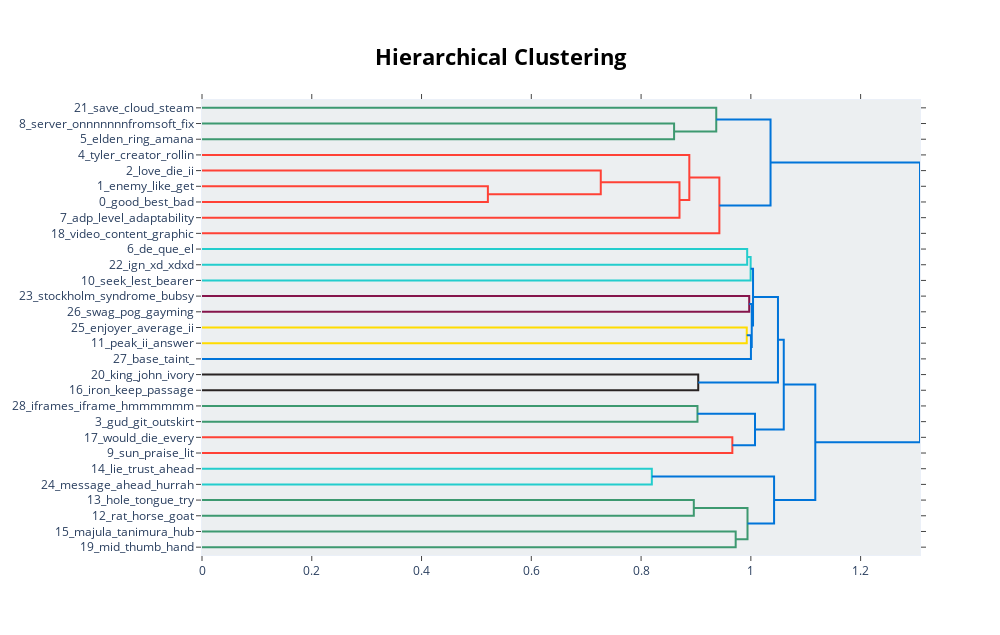

The cell this chart's notebook holds for it:
### Code cell
topic_model.visualize_hierarchy()

### Figure 1 — Plotly figure (JSON) as saved in the notebook; plotly's stock layout.template omitted (floating-point values rounded to 4 significant figures)
{"data": [{"hoverinfo": "text", "marker": {"color": "rgb(61,153,112)"}, "mode": "lines", "type": "scatter", "x": [0, 0.8601, 0.8601, 0], "xaxis": "x", "y": [-15, -15, -25, -25], "yaxis": "y"}, {"hoverinfo": "text", "marker": {"color": "rgb(61,153,112)"}, "mode": "lines", "type": "scatter", "x": [0, 0.937, 0.937, 0.8601], "xaxis": "x", "y": [-5, -5, -20, -20], "yaxis": "y"}, {"hoverinfo": "text", "marker": {"color": "rgb(255,65,54)"}, "mode": "lines", "type": "scatter", "x": [0, 0.5209, 0.5209, 0], "xaxis": "x", "y": [-55, -55, -65, -65], "yaxis": "y"}, {"hoverinfo": "text", "marker": {"color": "rgb(255,65,54)"}, "mode": "lines", "type": "scatter", "x": [0, 0.7266, 0.7266, 0.5209], "xaxis": "x", "y": [-45, -45, -60, -60], "yaxis": "y"}, {"hoverinfo": "text", "marker": {"color": "rgb(255,65,54)"}, "mode": "lines", "type": "scatter", "x": [0.7266, 0.87, 0.87, 0], "xaxis": "x", "y": [-52.5, -52.5, -75, -75], "yaxis": "y"}, {"hoverinfo": "text", "marker": {"color": "rgb(255,65,54)"}, "mode": "lines", "type": "scatter", "x": [0, 0.8879, 0.8879, 0.87], "xaxis": "x", "y": [-35, -35, -63.75, -63.75], "yaxis": "y"}, {"hoverinfo": "text", "marker": {"color": "rgb(255,65,54)"}, "mode": "lines", "type": "scatter", "x": [0.8879, 0.9426, 0.9426, 0], "xaxis": "x", "y": [-49.38, -49.38, -85, -85], "yaxis": "y"}, {"hoverinfo": "text", "marker": {"color": "rgb(0,116,217)"}, "mode": "lines", "type": "scatter", "x": [0.937, 1.036, 1.036, 0.9426], "xaxis": "x", "y": [-12.5, -12.5, -67.19, -67.19], "yaxis": "y"}, {"hoverinfo": "text", "marker": {"color": "rgb(35,205,205)"}, "mode": "lines", "type": "scatter", "x": [0, 0.9933, 0.9933, 0], "xaxis": "x", "y": [-95, -95, -105, -105], "yaxis": "y"}, {"hoverinfo": "text", "marker": {"color": "rgb(35,205,205)"}, "mode": "lines", "type": "scatter", "x": [0.9933, 0.9996, 0.9996, 0], "xaxis": "x", "y": [-100, -100, -115, -115], "yaxis": "y"}, {"hoverinfo": "text", "marker": {"color": "rgb(133,20,75)"}, "mode": "lines", "type": "scatter", "x": [0, 0.997, 0.997, 0], "xaxis": "x", "y": [-125, -125, -135, -135], "yaxis": "y"}, {"hoverinfo": "text", "marker": {"color": "rgb(255,220,0)"}, "mode": "lines", "type": "scatter", "x": [0, 0.9925, 0.9925, 0], "xaxis": "x", "y": [-145, -145, -155, -155], "yaxis": "y"}, {"hoverinfo": "text", "marker": {"color": "rgb(0,116,217)"}, "mode": "lines", "type": "scatter", "x": [0.9925, 1.0, 1.0, 0], "xaxis": "x", "y": [-150, -150, -165, -165], "yaxis": "y"}, {"hoverinfo": "text", "marker": {"color": "rgb(0,116,217)"}, "mode": "lines", "type": "scatter", "x": [0.997, 1.002, 1.002, 1.0], "xaxis": "x", "y": [-130, -130, -157.5, -157.5], "yaxis": "y"}, {"hoverinfo": "text", "marker": {"color": "rgb(0,116,217)"}, "mode": "lines", "type": "scatter", "x": [0.9996, 1.004, 1.004, 1.002], "xaxis": "x", "y": [-107.5, -107.5, -143.8, -143.8], "yaxis": "y"}, {"hoverinfo": "text", "marker": {"color": "rgb(40,35,35)"}, "mode": "lines", "type": "scatter", "x": [0, 0.9041, 0.9041, 0], "xaxis": "x", "y": [-175, -175, -185, -185], "yaxis": "y"}, {"hoverinfo": "text", "marker": {"color": "rgb(0,116,217)"}, "mode": "lines", "type": "scatter", "x": [1.004, 1.049, 1.049, 0.9041], "xaxis": "x", "y": [-125.6, -125.6, -180, -180], "yaxis": "y"}, {"hoverinfo": "text", "marker": {"color": "rgb(61,153,112)"}, "mode": "lines", "type": "scatter", "x": [0, 0.9028, 0.9028, 0], "xaxis": "x", "y": [-195, -195, -205, -205], "yaxis": "y"}, {"hoverinfo": "text", "marker": {"color": "rgb(255,65,54)"}, "mode": "lines", "type": "scatter", "x": [0, 0.9663, 0.9663, 0], "xaxis": "x", "y": [-215, -215, -225, -225], "yaxis": "y"}, {"hoverinfo": "text", "marker": {"color": "rgb(0,116,217)"}, "mode": "lines", "type": "scatter", "x": [0.9028, 1.008, 1.008, 0.9663], "xaxis": "x", "y": [-200, -200, -220, -220], "yaxis": "y"}, {"hoverinfo": "text", "marker": {"color": "rgb(0,116,217)"}, "mode": "lines", "type": "scatter", "x": [1.049, 1.06, 1.06, 1.008], "xaxis": "x", "y": [-152.8, -152.8, -210, -210], "yaxis": "y"}, {"hoverinfo": "text", "marker": {"color": "rgb(35,205,205)"}, "mode": "lines", "type": "scatter", "x": [0, 0.8196, 0.8196, 0], "xaxis": "x", "y": [-235, -235, -245, -245], "yaxis": "y"}, {"hoverinfo": "text", "marker": {"color": "rgb(61,153,112)"}, "mode": "lines", "type": "scatter", "x": [0, 0.8961, 0.8961, 0], "xaxis": "x", "y": [-255, -255, -265, -265], "yaxis": "y"}, {"hoverinfo": "text", "marker": {"color": "rgb(61,153,112)"}, "mode": "lines", "type": "scatter", "x": [0, 0.9724, 0.9724, 0], "xaxis": "x", "y": [-275, -275, -285, -285], "yaxis": "y"}, {"hoverinfo": "text", "marker": {"color": "rgb(61,153,112)"}, "mode": "lines", "type": "scatter", "x": [0.8961, 0.9939, 0.9939, 0.9724], "xaxis": "x", "y": [-260, -260, -280, -280], "yaxis": "y"}, {"hoverinfo": "text", "marker": {"color": "rgb(0,116,217)"}, "mode": "lines", "type": "scatter", "x": [0.8196, 1.042, 1.042, 0.9939], "xaxis": "x", "y": [-240, -240, -270, -270], "yaxis": "y"}, {"hoverinfo": "text", "marker": {"color": "rgb(0,116,217)"}, "mode": "lines", "type": "scatter", "x": [1.06, 1.117, 1.117, 1.042], "xaxis": "x", "y": [-181.4, -181.4, -255, -255], "yaxis": "y"}, {"hoverinfo": "text", "marker": {"color": "rgb(0,116,217)"}, "mode": "lines", "type": "scatter", "x": [1.036, 1.308, 1.308, 1.117], "xaxis": "x", "y": [-39.84, -39.84, -218.2, -218.2], "yaxis": "y"}], "layout": {"autosize": false, "height": 635, "hoverlabel": {"bgcolor": "white", "font": {"family": "Rockwell", "size": 16}}, "hovermode": "closest", "plot_bgcolor": "#ECEFF1", "showlegend": false, "title": {"font": {"color": "Black", "size": 22}, "text": "<b>Hierarchical Clustering</b>", "x": 0.5, "xanchor": "center", "yanchor": "top"}, "width": 1000, "xaxis": {"mirror": "allticks", "rangemode": "tozero", "showgrid": false, "showline": true, "showticklabels": true, "ticks": "outside", "type": "linear", "zeroline": false}, "yaxis": {"mirror": "allticks", "range": [-290, 0], "rangemode": "tozero", "showgrid": false, "showline": true, "showticklabels": true, "tickmode": "array", "ticks": "outside", "ticktext": ["21_save_cloud_steam", "8_server_onnnnnnnfromsoft_fix", "5_elden_ring_amana", "4_tyler_creator_rollin", "2_love_die_ii", "1_enemy_like_get", "0_good_best_bad", "7_adp_level_adaptability", "18_video_content_graphic", "6_de_que_el", "22_ign_xd_xdxd", "10_seek_lest_bearer", "23_stockholm_syndrome_bubsy", "26_swag_pog_gayming", "25_enjoyer_average_ii", "11_peak_ii_answer", "27_base_taint_", "20_king_john_ivory", "16_iron_keep_passage", "28_iframes_iframe_hmmmmmm", "3_gud_git_outskirt", "17_would_die_every", "9_sun_praise_lit", "14_lie_trust_ahead", "24_message_ahead_hurrah", "13_hole_tongue_try", "12_rat_horse_goat", "15_majula_tanimura_hub", "19_mid_thumb_hand"], "tickvals": [-5, -15, -25, -35, -45, -55, -65, -75, -85, -95, -105, -115, -125, -135, -145, -155, -165, -175, -185, -195, -205, -215, -225, -235, -245, -255, -265, -275, -285], "type": "linear", "zeroline": false}}}
